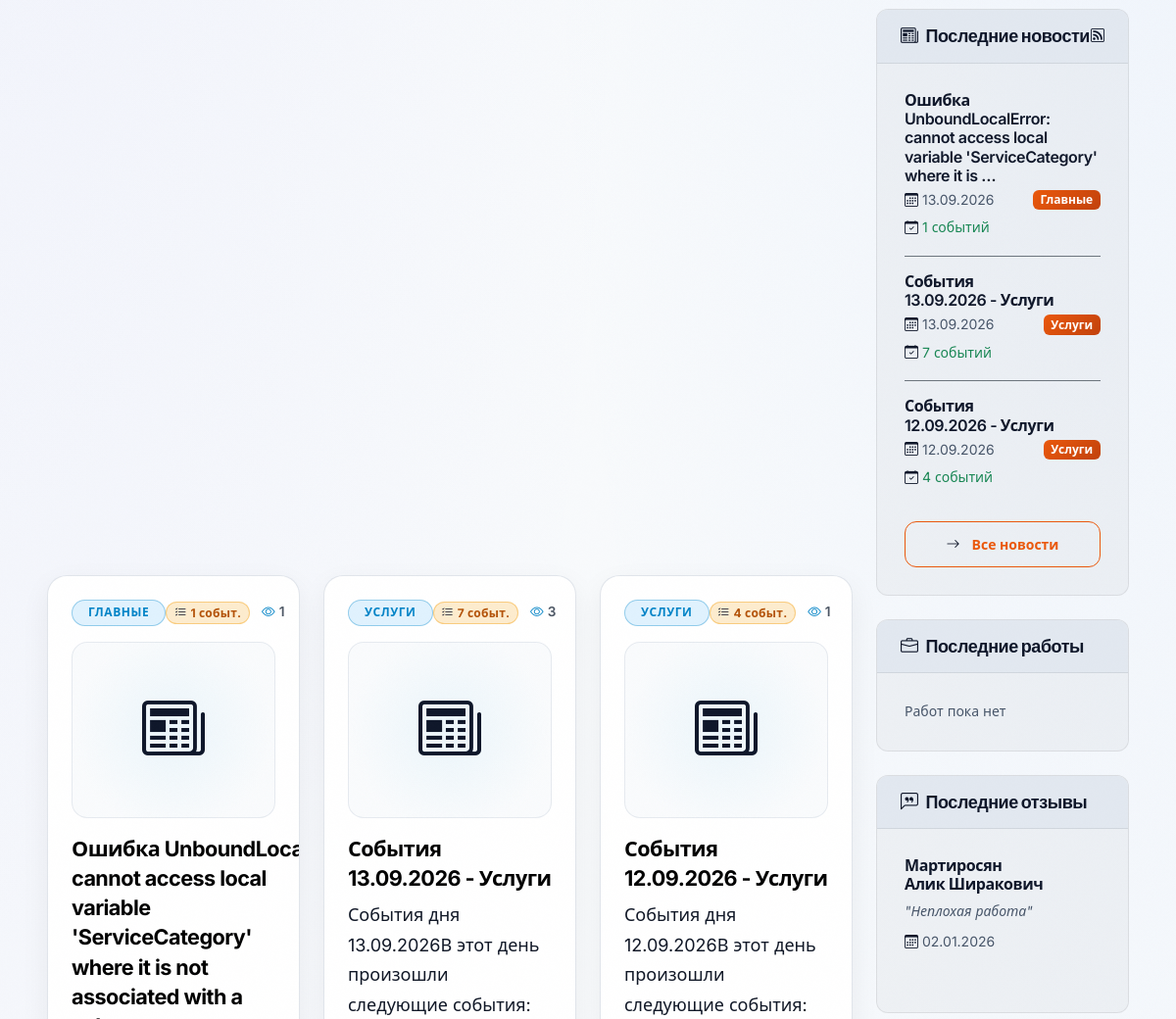
Before: /news/ (middle part) with the older database file.
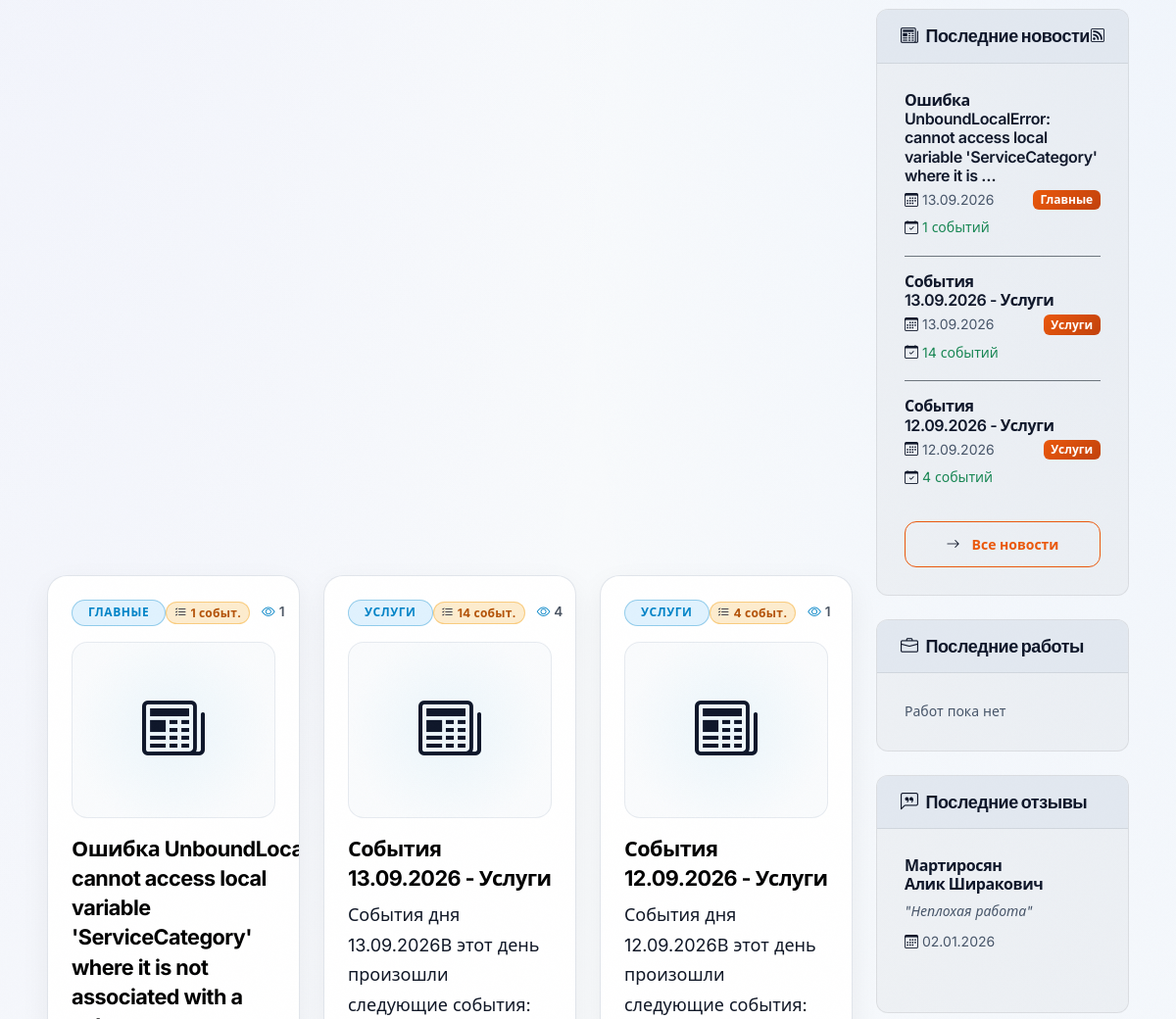
After: the same page with the newer database file.
### news/models.py (models this page shows, shortened)
class News(ActiveModel, SEOModel, TimestampModel):
    title = models.CharField(max_length=200, verbose_name="Заголовок")
    slug = models.SlugField(unique=True, verbose_name="URL")
    category = models.ForeignKey(
        NewsCategory, on_delete=models.CASCADE, verbose_name="Категория"
    )
    news_date = models.DateField(
        default=timezone.now,
        verbose_name="Дата новости",
        help_text="Дата, к которой относятся события (год, месяц, день)"
    )
    image = models.ImageField(
        upload_to=RenameUploadTo("news/images/"),
        verbose_name="Изображение",
        blank=True,
        null=True
    )
    content = HTMLField(verbose_name="Контент", default="<p>Контент сайта</p>")
    views = models.IntegerField(default=0, verbose_name="Просмотры")
    class Meta:
        verbose_name = "Новость"
        verbose_name_plural = "Новости"
        ordering = ["-news_date", "-created_at"]
        unique_together = [['category', 'news_date']]

class NewsCategory(ActiveModel, SEOModel, HeaderModel):
    name = models.CharField(max_length=100, verbose_name="Название")
    slug = models.SlugField(unique=True, verbose_name="URL")
    logo = models.ImageField(upload_to=RenameUploadTo("news/categories/"), verbose_name="Логотип")
    description = models.TextField(verbose_name="Описание")
    content = HTMLField(verbose_name="Описание на странице", default="<p>Описание</p>")
    order = models.IntegerField(default=0, verbose_name="Порядок")
    class Meta:
        verbose_name = "Категория новостей"
        verbose_name_plural = "Категории новостей"
        ordering = ["order", "name"]

### news/views.py (the view, shortened to what this page needs)
# urls.py: path("", views.news_list, name="list"),  # news:list
def news_list(request):
    order_field, current_sort = _get_sort_param(request)
    categories = NewsCategory.objects.filter(is_active=True).annotate(
        news_count=Count("news", filter=Q(news__is_active=True))
    )
    category_slug = request.GET.get("category")
    selected_category = None
    if category_slug:
        selected_category = categories.filter(slug=category_slug).first()
    news_queryset = (
        News.objects.filter(is_active=True)
        .select_related("category")
        .prefetch_related(
            Prefetch("events", queryset=DailyEvent.objects.order_by("order", "-created_at"))
        )
        .annotate(events_count=Count("events"))
    )
    if selected_category:
        news_queryset = news_queryset.filter(category=selected_category)
    news_queryset = news_queryset.order_by(order_field, "-created_at")
    search_query = request.GET.get("q", "").strip()
    total_news_count = News.objects.filter(is_active=True).count()
    has_active_filters = bool(selected_category or search_query or (current_sort and current_sort != "date_desc"))
    selected_sort_label = SORT_LABELS.get(current_sort, "") if current_sort and current_sort != "date_desc" else ""
    paginator = Paginator(news_queryset, 12)
    page = request.GET.get("page")
    try:
        news_list = paginator.page(page)
    except PageNotAnInteger:
        news_list = paginator.page(1)
    except EmptyPage:
        news_list = paginator.page(paginator.num_pages)
    grouped_news = _group_news_by_date(news_list)
    return render(
        request,
        "news/list.html",
        {
            "news_list": news_list,
            "grouped_news": grouped_news,
            "categories": categories,
            "selected_category": selected_category,
            "current_category": selected_category,
            "latest_news": get_latest_news(),
            "current_sort": current_sort,
            "selected_sort_label": selected_sort_label,
            "search_query": search_query,
            "has_active_filters": has_active_filters,
            "total_news_count": total_news_count,
        },
    )

### cart/cart.py (called while the page is built, shortened)
    def __iter__(self):
        service_ids = [int(v['item_id']) for k, v in self.cart.items() if v.get('item_type') == 'service']
        portfolio_ids = [int(v['item_id']) for k, v in self.cart.items() if v.get('item_type') == 'portfolio']
        services = Service.objects.filter(id__in=service_ids)
        portfolios = Portfolio.objects.filter(id__in=portfolio_ids)
        service_dict = {s.id: s for s in services}
        portfolio_dict = {p.id: p for p in portfolios}
        import copy
        cart = copy.deepcopy(self.cart)

    def get_items(self):
        if not hasattr(self, '_items_cache'):
            self._items_cache = list(self.__iter__())
        return self._items_cache

    def __len__(self):
        return sum(item['quantity'] for item in self.get_items())

### cart/context_processors.py (called while the page is built)
def cart(request):
    return {'cart': Cart(request)}

### mysite/context_processors.py (called while the page is built)
def season_theme(request):
    month = datetime.datetime.now().month
    if month in (12, 1, 2):
        season = "winter"
    elif month in (3, 4, 5):
        season = "spring"
    elif month in (6, 7, 8):
        season = "summer"
    else:
        season = "autumn"
    return {"current_season": season}

### news/templates/news/list.html (shortened to what this page needs)
{% extends 'base.html' %}
{% load static news_extras %}
{% block extra_css %}
<link href="{% static 'news/css/news.css' %}" rel="stylesheet">
{% endblock %}
{% block content %}
<div class="news-page-container row">
    <div class="col-12">
        <div class="row g-4">
            {% for news in news_list %}
            <div class="col-lg-4 col-md-6">
                <div class="news-card-modern p-4 h-100 d-flex flex-column position-relative">
                    <div class="d-flex justify-content-between align-items-center mb-3 position-relative z-2">
                        {% if news.category %}
                        <a href="{% url 'news:by_category' news.category.slug %}" class="badge badge-category px-3 py-1.5 rounded-pill text-decoration-none small fw-semibold">
                            {{ news.category.name }}
                        </a>
                        {% else %}
                        <span></span>
                        {% endif %}
                        <div class="d-flex align-items-center gap-2">
                            {% if news.events_count > 0 %}
                            <span class="badge badge-popular rounded-pill px-2.5 py-1 small" title="События дня">
                                <i class="bi bi-list-check me-1"></i>{{ news.events_count }} событ.
                            </span>
                            {% endif %}
                            <span class="views-count-badge small d-inline-flex align-items-center ms-1" title="Количество просмотров">
                                <i class="bi bi-eye me-1"></i>{{ news.views }}
                            </span>
                        </div>
                    </div>
                    <div class="news-card-icon-wrapper mb-3 overflow-hidden position-relative" style="height: 180px;">
                        {% if news.image %}
                            <img src="{{ news.image.url }}" alt="{{ news.title }}" class="news-card-img object-fit-cover w-100 h-100">
                        {% else %}
                            <div class="d-flex align-items-center justify-content-center h-100 w-100 text-primary text-center">
                                <i class="bi bi-newspaper display-3 opacity-90"></i>
                            </div>
                        {% endif %}
                    </div>
                    <h3 class="news-card-title mb-2">
                        <a href="{% url 'news:detail' news.slug %}">
                            {{ news.title }}
                        </a>
                    </h3>
                    <p class="news-desc mb-3 flex-grow-1">
                        {{ news.meta_description|default:news.content|striptags|truncatewords:18 }}
                    </p>
                </div>
            </div>
            {% endfor %}
        </div>
    </div>
</div>
{% endblock %}

### templates/includes/sidebar/block_news.html
<div class="sidebar-card mb-4">
    <div class="sidebar-header d-flex justify-content-between align-items-center">
        <h5 class="mb-0 text-white"><i class="bi bi-newspaper me-2"></i>Последние новости</h5>
        <a href="{% url 'news:feed' %}" class="text-muted small" title="RSS лента">
            <i class="bi bi-rss"></i>
        </a>
    </div>
    <div class="card-body">
        {% for latest in latest_news %}
        <div class="mb-3 pb-3 {% if not forloop.last %}border-bottom border-secondary{% endif %}">
            <h6 class="fw-semibold mb-1">
                <a href="{% url 'news:detail' latest.slug %}" class="text-white text-decoration-none hover-primary">
                    {{ latest.title|truncatewords:10 }}
                </a>
            </h6>
            <div class="d-flex justify-content-between align-items-center">
                <small class="text-muted">
                    <i class="bi bi-calendar3 me-1"></i>{{ latest.news_date|date:"d.m.Y" }}
                </small>
                <span class="badge badge-category-name bg-primary">
                    {{ latest.category.name }}
                </span>
            </div>
            {% if latest.events.count > 0 %}
            <div class="mt-1">
                <small class="text-success">
                    <i class="bi bi-calendar-check me-1"></i>{{ latest.events.count }} событий
                </small>
            </div>
            {% endif %}
        </div>
        {% empty %}
        <p class="text-muted mb-0 small">Новости пока не опубликованы</p>
        {% endfor %}
        {% if latest_news %}
        <div class="text-center mt-2">
            <a href="{% url 'news:list' %}" class="btn btn-sm btn-outline-primary w-100">
                <i class="bi bi-arrow-right me-1"></i>Все новости
            </a>
        </div>
        {% endif %}
    </div>
</div>

Changed rows visible on the page:
changed News "События 13.09.2026 - Услуги": events_count "7" → "14"; views "3" → "4"; events.count "7" → "14"
